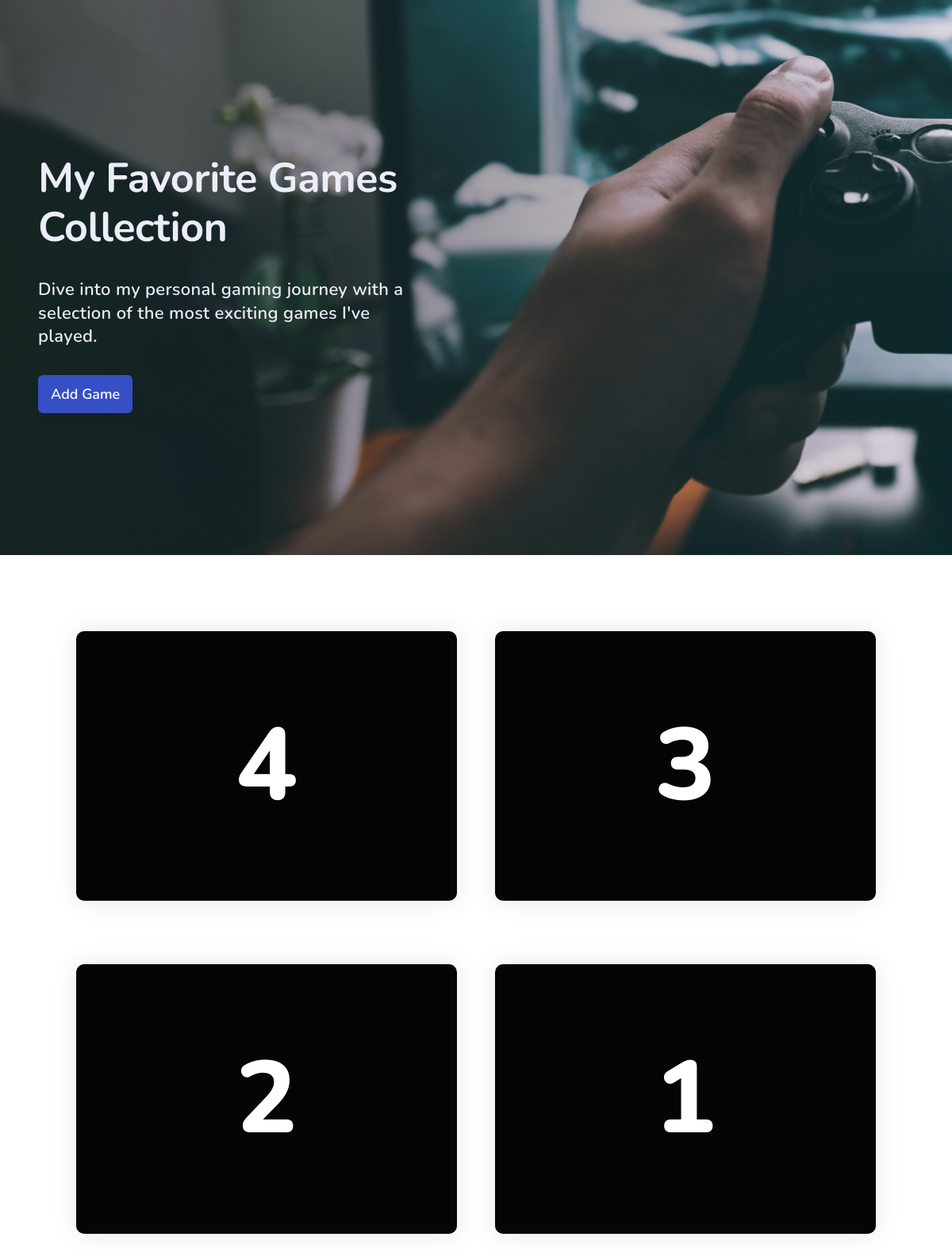
The page / on the database its author committed.
### main.py (models this page shows)
class Game(db.Model):
    id: Mapped[int] = mapped_column(primary_key=True)
    title: Mapped[str] = mapped_column(unique=True)
    year: Mapped[int]
    rating: Mapped[float]
    review: Mapped[str]
    description: Mapped[str]
    img_url: Mapped[str]
    ranking: Mapped[int] = mapped_column(nullable=True)

### main.py (the view)
@app.route('/')
def home():
    all_games = db.session.query(Game).order_by(Game.rating).all()
    for i in range(len(all_games)):
        all_games[i].ranking = len(all_games) - i
    return render_template("index.html", all_games=all_games)

### templates/index.html (shortened to what this page needs)
<!DOCTYPE html>
<html>
  <head>
    <link rel="stylesheet" href="../static/styles.css" />
    <link rel="stylesheet" href="../static/general.css" />
    <link rel="stylesheet" href="../static/queries.css">
  </head>
  <body>
    <section class="section-hero">
      <div class="container hero-grid">
        <div class="hero-container">
          <h1 class="heading-primary">My Favorite Games Collection</h1>
          <p class="hero-description">
            Dive into my personal gaming journey with a selection of the most
            exciting games I've played.
          </p>
          <a href="{{ url_for('add_game') }}" class="btn">Add Game</a>
        </div>
      </div>
    </section>
    <section class="section-game-list">
      <div class="container game-list-grid">
        {% if not all_games == []: %} {% for game in all_games: %}
        <div class="game-card">
          <div class="game-image">
            <span class="rank">{{ game['ranking'] }}</span>
          </div>
        </div>
        {% endfor %} {% endif %}
      </div>
    </section>
  </body>
</html>

### static/styles.css (style rules this page uses)
.section-hero { padding: 8rem 4.8rem; background-image: linear-gradient( to right, rgba(27, 27, 27, 0.6), rgba(46, 46, 46, 0.1) ), url(../static/img/glenn-carstens-peters-0woyPEJQ7jc-unsplash.jpg); background-size: 250rem; background-repeat: no-repeat; height: 70rem; align-content: center; background-size: cover; }
.hero-grid { display: grid; grid-template-columns: 5fr 5fr; }
.hero-description { width: 90%; font-weight: 600; font-size: 2.2rem; margin-bottom: 4.8rem; line-height: 1.35; letter-spacing: 0.3px; color: #ebedf9; }
.section-game-list { padding: 9.6rem; }
.game-list-grid { display: grid; justify-content: center; align-items: center; grid-template-columns: repeat(2, 1fr); gap: 4.8rem; row-gap: 8rem; }
.game-card { background-color: #050505; overflow: hidden; box-shadow: 0 0 3.2rem rgba(0, 0, 0, 0.1); border-radius: 10px; position: relative; min-width: 40rem; max-width: 100%; height: fit-content; min-height: 34rem; display: flex; align-items: center; z-index: 1; }
.rank { display: block; position: absolute; top: 50%; right: 50%; transform: translate(50%, -50%); font-size: 12.8rem; font-weight: 800; }

### static/general.css (style rules this page uses)
* { margin: 0; padding: 0; box-sizing: border-box; }
html { font-size: 62.5%; }
body { font-family: "Nunito", sans-serif; font-weight: 400; line-height: 1; color: #fff; }
.container { max-width: 130rem; margin: 0 auto; }
.heading-primary { font-weight: 700; line-height: 1.2; letter-spacing: -0.5px; font-size: 5.2rem; margin-bottom: 3.2rem; color: #ebedf9; }
.btn, .btn:link, .btn:visited { padding: 1.2rem 1.6rem; background-color: #364fc7; text-decoration: none; color: white; font-family: inherit; font-size: 1.8em; font-weight: 600; border-radius: 6px; box-shadow: 0 0.6rem 1.2rem rgba(0, 0, 0, 0.1); cursor: pointer; transition: all 0.3s; }

### rows shown on the page
Game: ranking "4"
Game: ranking "3"
Game: ranking "2"
Game: ranking "1"
